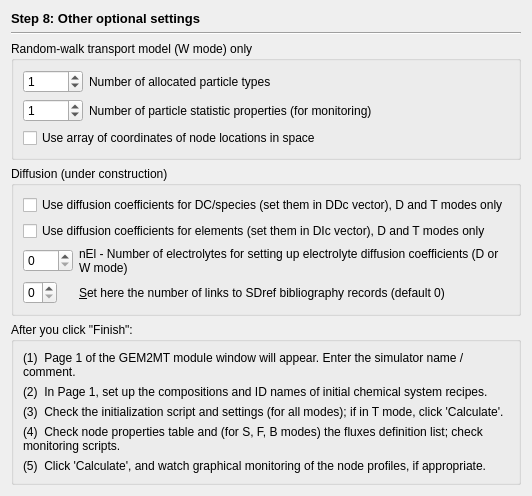
     <widget class="QWidget" name="page_4">
      <layout class="QVBoxLayout" name="verticalLayout_3">
       <item>
        <widget class="QLabel" name="label_3">
         <property name="sizePolicy">
          <sizepolicy hsizetype="Preferred" vsizetype="Fixed">
           <horstretch>0</horstretch>
           <verstretch>0</verstretch>
          </sizepolicy>
         </property>
         <property name="font">
          <font>
           <pointsize>10</pointsize>
           <weight>75</weight>
           <bold>true</bold>
          </font>
         </property>
         <property name="text">
          <string>Step 8: Other optional settings</string>
         </property>
        </widget>
       </item>
       <item>
        <widget class="Line" name="line_4">
         <property name="orientation">
          <enum>Qt::Horizontal</enum>
         </property>
        </widget>
       </item>
       <item>
        <widget class="QGroupBox" name="groupBox_17">
         <property name="title">
          <string>Random-walk transport model (W mode) only</string>
         </property>
         <layout class="QGridLayout" name="gridLayout_2">
          <item row="0" column="0">
           <widget class="QSpinBox" name="pnPTypes">
            <property name="sizePolicy">
             <sizepolicy hsizetype="Fixed" vsizetype="Fixed">
              <horstretch>0</horstretch>
              <verstretch>0</verstretch>
             </sizepolicy>
            </property>
            <property name="minimumSize">
             <size>
              <width>60</width>
              <height>0</height>
             </size>
            </property>
            <property name="minimum">
             <number>0</number>
            </property>
            <property name="maximum">
             <number>20</number>
            </property>
            <property name="value">
             <number>1</number>
            </property>
           </widget>
          </item>
          <item row="0" column="1">
           <widget class="QLabel" name="TextLabel1_2_2_2_4">
            <property name="text">
             <string>Number of allocated particle types</string>
            </property>
            <property name="alignment">
             <set>Qt::AlignVCenter</set>
            </property>
            <property name="wordWrap">
             <bool>true</bool>
            </property>
           </widget>
          </item>
          <item row="1" column="0">
           <widget class="QSpinBox" name="pnProps">
            <property name="sizePolicy">
             <sizepolicy hsizetype="Fixed" vsizetype="Fixed">
              <horstretch>0</horstretch>
              <verstretch>0</verstretch>
             </sizepolicy>
            </property>
            <property name="minimumSize">
             <size>
              <width>60</width>
              <height>0</height>
             </size>
            </property>
            <property name="minimum">
             <number>0</number>
            </property>
            <property name="maximum">
             <number>20</number>
            </property>
            <property name="value">
             <number>1</number>
            </property>
           </widget>
          </item>
          <item row="1" column="1">
           <widget class="QLabel" name="TextLabel1_2_2_2_5">
            <property name="text">
             <string>Number of particle statistic properties (for monitoring)</string>
            </property>
            <property name="alignment">
             <set>Qt::AlignVCenter</set>
            </property>
            <property name="wordWrap">
             <bool>true</bool>
            </property>
           </widget>
          </item>
          <item row="2" column="0" colspan="2">
           <widget class="QCheckBox" name="c_PvGrid">
            <property name="text">
             <string>Use array of coordinates of node locations in space  </string>
            </property>
            <property name="checked">
             <bool>false</bool>
            </property>
           </widget>
          </item>
         </layout>
        </widget>
       </item>
       <item>
        <widget class="QGroupBox" name="groupBox_5">
         <property name="sizePolicy">
          <sizepolicy hsizetype="Preferred" vsizetype="Minimum">
           <horstretch>0</horstretch>
           <verstretch>0</verstretch>
          </sizepolicy>
         </property>
         <property name="title">
          <string>Diffusion (under construction)</string>
         </property>
         <layout class="QGridLayout" name="gridLayout_8">
          <item row="0" column="0" colspan="2">
           <widget class="QCheckBox" name="c_PsDDc">
            <property name="text">
             <string>Use diffusion coefficients for DC/species (set them in DDc vector), D and T modes only</string>
            </property>
           </widget>
          </item>
          <item row="1" column="0" colspan="2">
           <widget class="QCheckBox" name="c_PsDIc">
            <property name="text">
             <string>Use diffusion coefficients for elements (set them in DIc vector), D and T modes only</string>
            </property>
           </widget>
          </item>
          <item row="2" column="0">
           <widget class="QSpinBox" name="pnEl">
            <property name="sizePolicy">
             <sizepolicy hsizetype="Fixed" vsizetype="Fixed">
              <horstretch>0</horstretch>
              <verstretch>0</verstretch>
             </sizepolicy>
            </property>
            <property name="minimumSize">
             <size>
              <width>50</width>
              <height>0</height>
             </size>
            </property>
            <property name="minimum">
             <number>0</number>
            </property>
            <property name="maximum">
             <number>20</number>
            </property>
           </widget>
          </item>
          <item row="2" column="1">
           <widget class="QLabel" name="TextLabel1_2_2_2_2_2_2">
            <property name="text">
             <string>nEl - Number of electrolytes for setting up electrolyte diffusion coefficients (D or W mode)</string>
            </property>
            <property name="alignment">
             <set>Qt::AlignVCenter</set>
            </property>
            <property name="wordWrap">
             <bool>true</bool>
            </property>
            <property name="buddy">
             <cstring>pnEl</cstring>
            </property>
           </widget>
          </item>
          <item row="3" column="0">
           <widget class="QSpinBox" name="spinBox18">
            <property name="sizePolicy">
             <sizepolicy hsizetype="Fixed" vsizetype="Fixed">
              <horstretch>0</horstretch>
              <verstretch>0</verstretch>
             </sizepolicy>
            </property>
            <property name="maximum">
             <number>4</number>
            </property>
           </widget>
          </item>
          <item row="3" column="1">
           <widget class="QLabel" name="textLabel11">
            <property name="text">
             <string>&amp;Set here the number of links to SDref bibliography records (default 0)</string>
            </property>
            <property name="wordWrap">
             <bool>false</bool>
            </property>
            <property name="buddy">
             <cstring>spinBox18</cstring>
            </property>
           </widget>
          </item>
         </layout>
        </widget>
       </item>
       <item>
        <widget class="QGroupBox" name="groupBox_6">
         <property name="title">
          <string>After you click &quot;Finish&quot;:</string>
         </property>
         <layout class="QGridLayout">
          <item row="0" column="0">
           <widget class="QLabel" name="textLabel13">
            <property name="text">
             <string>(1)  Page 1 of the GEM2MT module window will appear. Enter the simulator name / comment.</string>
            </property>
            <property name="alignment">
             <set>Qt::AlignVCenter</set>
            </property>
            <property name="wordWrap">
             <bool>true</bool>
            </property>
           </widget>
          </item>
          <item row="1" column="0">
           <widget class="QLabel" name="textLabel12">
            <property name="text">
             <string>(2)  In Page 1, set up the compositions and ID names of initial chemical system recipes. </string>
            </property>
            <property name="alignment">
             <set>Qt::AlignVCenter</set>
            </property>
            <property name="wordWrap">
             <bool>true</bool>
            </property>
           </widget>
          </item>
          <item row="2" column="0">
           <widget class="QLabel" name="textLabel14">
            <property name="text">
             <string>(3)  Check the initialization script and settings (for all modes); if in T mode, click 'Calculate'.</string>
            </property>
            <property name="alignment">
             <set>Qt::AlignVCenter</set>
            </property>
            <property name="wordWrap">
             <bool>true</bool>
            </property>
           </widget>
          </item>
          <item row="4" column="0">
           <widget class="QLabel" name="textLabel13_2">
            <property name="text">
             <string>(5)  Click 'Calculate', and watch graphical monitoring of the node profiles, if appropriate.</string>
            </property>
            <property name="alignment">
             <set>Qt::AlignVCenter</set>
            </property>
            <property name="wordWrap">
             <bool>true</bool>
            </property>
           </widget>
          </item>
          <item row="3" column="0">
           <widget class="QLabel" name="textLabel15">
            <property name="text">
             <string>(4)  Check node properties table and (for S, F, B modes) the fluxes definition list; check monitoring scripts.</string>
            </property>
            <property name="alignment">
             <set>Qt::AlignVCenter</set>
            </property>
            <property name="wordWrap">
             <bool>true</bool>
            </property>
           </widget>
          </item>
         </layout>
        </widget>
       </item>
      </layout>
     </widget>
